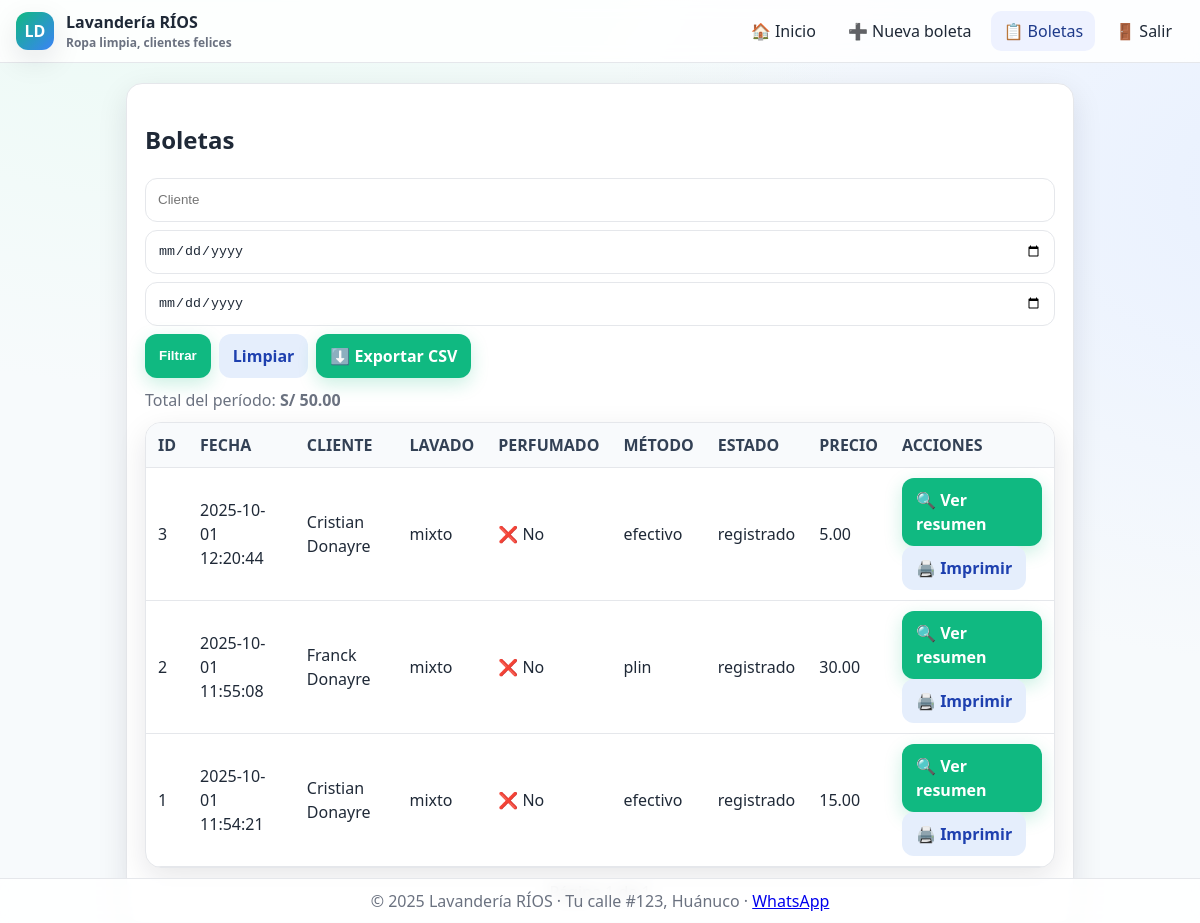
The page /boletas on the database its author committed.
### tables this page shows
CREATE TABLE boletas (
                id INTEGER PRIMARY KEY AUTOINCREMENT,
                cliente TEXT NOT NULL,
                tipo_item TEXT NOT NULL,
                kilos REAL DEFAULT 0,
                cantidad INTEGER DEFAULT 0,
                servicio TEXT DEFAULT 'normal',
                perfumado INTEGER DEFAULT 0,
                precio REAL NOT NULL,
                fecha TEXT NOT NULL,
                metodo_pago TEXT DEFAULT 'efectivo',
                estado TEXT DEFAULT 'registrado'
            );

### app.py (the view)
@app.route("/boletas")
def boletas():
    pagina = int(request.args.get("page", 1))
    limite = 20
    offset = (pagina - 1) * limite
    cliente = (request.args.get("cliente") or "").strip() or None
    fecha_desde = request.args.get("desde") or None
    fecha_hasta = request.args.get("hasta") or None
    filas = database.obtener_boletas_paginado(
        limit=limite, offset=offset, cliente=cliente,
        fecha_desde=fecha_desde, fecha_hasta=fecha_hasta,
    )
    total_registros = database.contar_boletas(cliente=cliente, fecha_desde=fecha_desde, fecha_hasta=fecha_hasta)
    total_paginas = max(1, (total_registros + limite - 1) // limite)
    total_periodo = database.total_periodo(cliente=cliente, fecha_desde=fecha_desde, fecha_hasta=fecha_hasta)
    return render_template(
        "boletas.html",
        filas=filas,
        pagina=pagina,
        total_paginas=total_paginas,
        total_periodo=total_periodo,
        filtros={"cliente": cliente or "", "desde": fecha_desde or "", "hasta": fecha_hasta or ""},
        title="Registro de Boletas"
    )

### app.py (called while the page is built)
@app.context_processor
def inject_globals():
    promocion_hoy = cfg.get_promocion_dia()
    promo_texto = promocion_hoy["descripcion"] if promocion_hoy else PROMO_BANNER
    return dict(
        WHATSAPP_NUMBER=WHATSAPP_NUMBER,
        LAVA_DIRECCION=LAVA_DIRECCION,
        PROMO_BANNER=promo_texto,
        now=datetime.now(),
        title="Lavandería RÍOS",
        meta_description=cfg.WEB_CONFIG["meta_description"],
        meta_keywords=cfg.WEB_CONFIG["keywords"]
    )

### config_precios.py (called while the page is built)
def get_promocion_dia(dia_semana=None):
    import datetime
    if dia_semana is None:
        dias = ["lunes", "martes", "miércoles", "jueves", "viernes", "sábado", "domingo"]
        dia_semana = dias[datetime.datetime.now().weekday()]
    return PROMOCIONES.get(dia_semana)

### database.py (called while the page is built)
def _conn():
    return sqlite3.connect(DB_PATH)

def obtener_boletas_paginado(limit=20, offset=0, cliente=None, fecha_desde=None, fecha_hasta=None):
    with _conn() as conn:
        cur = conn.cursor()
        q = (
            "SELECT id, cliente, tipo_item, kilos, cantidad, servicio, perfumado, precio, fecha, metodo_pago, estado "
            "FROM boletas"
        )
        params, conds = [], []
        if cliente:
            conds.append("cliente LIKE ?"); params.append(f"%{cliente}%")
        if fecha_desde:
            conds.append("date(substr(fecha,1,10)) >= date(?)"); params.append(fecha_desde)
        if fecha_hasta:
            conds.append("date(substr(fecha,1,10)) <= date(?)"); params.append(fecha_hasta)
        if conds: q += " WHERE " + " AND ".join(conds)
        q += " ORDER BY fecha DESC, id DESC LIMIT ? OFFSET ?"
        params += [limit, offset]
        cur.execute(q, params)
        return cur.fetchall()

def contar_boletas(cliente=None, fecha_desde=None, fecha_hasta=None):
    with _conn() as conn:
        cur = conn.cursor()
        q = "SELECT COUNT(1) FROM boletas"
        params, conds = [], []
        if cliente:
            conds.append("cliente LIKE ?"); params.append(f"%{cliente}%")
        if fecha_desde:
            conds.append("date(substr(fecha,1,10)) >= date(?)"); params.append(fecha_desde)
        if fecha_hasta:
            conds.append("date(substr(fecha,1,10)) <= date(?)"); params.append(fecha_hasta)
        if conds: q += " WHERE " + " AND ".join(conds)
        cur.execute(q, params)
        return cur.fetchone()[0]

### templates/boletas.html (shortened to what this page needs)
{% extends "base.html" %}
{% block content %}
<section class="card" role="region" aria-label="Listado de boletas">
  <h2>Boletas</h2>
  <form class="filters" method="get">
    <input type="text" name="cliente" placeholder="Cliente" value="{{ filtros.cliente }}" />
    <input type="date" name="desde" value="{{ filtros.desde }}" />
    <input type="date" name="hasta" value="{{ filtros.hasta }}" />
    <button class="btn" type="submit">Filtrar</button>
    <a class="btn secondary" href="{{ url_for('boletas') }}">Limpiar</a>
    <a class="btn" href="{{ url_for('export_csv') }}">⬇️ Exportar CSV</a>
  </form>
  <div class="resume">
    Total del período: <strong>S/ {{ '%.2f'|format(total_periodo) }}</strong>
  </div>
  <div class="table-wrap">
    <table role="table" aria-label="Tabla de boletas">
      <thead>
        <tr>
          <th>ID</th>
          <th>FECHA</th>
          <th>CLIENTE</th>
          <th>LAVADO</th>
          <th>PERFUMADO</th>
          <th>MÉTODO</th>
          <th>ESTADO</th>
          <th>PRECIO</th>
          <th>ACCIONES</th>
        </tr>
      </thead>
      <tbody>
        {% for b in filas %}
          <tr>
            <td>{{ b[0] }}</td>
            <td>{{ b[8] }}</td>
            <td>{{ b[1] }}</td>
            <td>{{ b[5] }}</td>
            <td>{{ '✨ Sí' if b[6]==1 else '❌ No' }}</td>
            <td>{{ b[9] }}</td>
            <td>{{ b[10] }}</td>
            <td>{{ '%.2f'|format(b[7]) }}</td>
            <td>
              <a href="{{ url_for('boleta_detalle', boleta_id=b[0]) }}" class="btn">🔍 Ver resumen</a>
              <a href="javascript:void(0);" class="btn secondary" onclick='printBoleta("{{ url_for("boleta_detalle", boleta_id=b[0]) }}");'>🖨️ Imprimir</a>
            </td>
          </tr>
        {% else %}
          <tr><td colspan="9" style="text-align:center;">SIN RESULTADOS</td></tr>
        {% endfor %}
      </tbody>
    </table>
  </div>
  <div class="pagination">
    <span>Página {{ pagina }} de {{ total_paginas }}</span>
  </div>
</section>
{% endblock %}

### templates/base.html (shortened to what this page needs)
<!DOCTYPE html>
<html lang="es">
<head>
  <link rel="stylesheet" href="{{ url_for('static', filename='style.css') }}">
</head>
<body role="document">
  <header class="site-header" role="banner">
    <div class="navbar">
      <div class="brand">
        <div class="logo">LD</div>
        <div>
          <div>Lavandería RÍOS</div>
          <div class="muted" style="font-size:12px;">Ropa limpia, clientes felices</div>
        </div>
      </div>
  <nav class="nav" id="main-navigation" role="navigation" aria-label="Navegación principal">
        <a href="{{ url_for('home') }}" class="{% if request.endpoint=='home' %}active{% endif %}">🏠 Inicio</a>
        <a href="{{ url_for('boleta_nueva') }}" class="{% if request.endpoint=='boleta_nueva' %}active{% endif %}">➕ Nueva boleta</a>
        <a href="{{ url_for('boletas') }}" class="{% if request.endpoint=='boletas' %}active{% endif %}">📋 Boletas</a>
        <a href="{{ url_for('logout') }}">🚪 Salir</a>
      </nav>
    </div>
  </header>
  <main class="container" role="main">
    {% block content %}{% endblock %}
  </main>
  <div class="footer" role="contentinfo">
  © {{ now.year if now is defined else 2025 }} Lavandería RÍOS · {{ LAVA_DIRECCION }} ·
    <a href="https://wa.me/{{ WHATSAPP_NUMBER }}" target="_blank" rel="noopener">WhatsApp</a>
  </div>
</body>
</html>

### static/style.css (style rules this page uses)
:root { --bg:#f7fafc; --card:#ffffff; --text:#1f2937; --muted:#6b7280; --primary:#10b981; --primary-2:#059669; --accent:#3b82f6; --border:#e5e7eb; --shadow:0 10px 30px rgba(17,24,39,.10); }
* { box-sizing:border-box }
html,body { height:100% }
body { margin:0; font-family:system-ui,-apple-system,Segoe UI,Roboto,Ubuntu,Cantarell,Noto Sans,"Helvetica Neue",Arial; background: radial-gradient(1200px 800px at 15% -10%, #eafaf4 0%, transparent 60%), radial-gradient(1200px 800px at 110% 20%, #e8f0ff 0%, transparent 60%), var(--bg); color:var(--text); line-height: 1.5; }
.container { max-width:980px;margin:20px auto 96px;padding:0 16px;width:100% }
.site-header { position:sticky;top:0;z-index:10;background:rgba(255,255,255,.85);backdrop-filter:blur(8px);border-bottom:1px solid var(--border) }
.navbar { display:flex;align-items:center;justify-content:space-between;gap:12px;padding:10px 16px;flex-wrap:wrap }
.brand { display:flex;align-items:center;gap:12px;font-weight:700;color:var(--text) }
.logo { width:38px;height:38px;border-radius:12px;background:linear-gradient(135deg,var(--primary),var(--accent));display:flex;align-items:center;justify-content:center;color:#fff;font-weight:800;box-shadow:var(--shadow) }
.muted { color:var(--muted) }
.nav { display:flex;flex-wrap:wrap;gap:8px }
.nav a { color:var(--text);text-decoration:none;padding:8px 12px;border-radius:10px;transition:background .15s,color .15s }
.nav a.active,.nav a:hover { background:#eef2ff;color:#1e3a8a }
.card { background:var(--card);border:1px solid var(--border);border-radius:16px;padding:18px;box-shadow:var(--shadow);margin-bottom:20px }
.btn { display:inline-block;border:0;cursor:pointer;text-decoration:none;background:var(--primary);color:#fff;padding:10px 14px;border-radius:12px;font-weight:700;transition:transform .05s,background .15s,box-shadow .2s;box-shadow:0 6px 18px rgba(16,185,129,.22) }
.btn.secondary { background:#e5eefc;color:#1e40af;box-shadow:none;font-weight:700 }
.footer { position:fixed;bottom:0;left:0;right:0;text-align:center;color:var(--muted);padding:10px;border-top:1px solid var(--border);background:rgba(255,255,255,.85);backdrop-filter:blur(8px) }
input,select { width:100%;background:#fff;color:var(--text);border:1px solid var(--border);border-radius:12px;padding:10px 12px;min-height:44px;outline:none;transition:border-color .15s,box-shadow .15s;background-clip:padding-box }
.table-wrap { overflow-x:auto;border:1px solid var(--border);border-radius:16px;background:#fff;box-shadow:var(--shadow);width:100% }
table { width:100%;border-collapse:collapse;min-width:600px }
th,td { border-bottom:1px solid var(--border);padding:10px 12px;text-align:left }
th { position:sticky;top:0;background:#f8fafc;color:#334155;font-weight:700 }
.filters { display:flex;gap:8px;flex-wrap:wrap;margin-bottom:10px }
.resume { margin:6px 0 10px;color:var(--muted) }
.pagination { display:flex;align-items:center;gap:12px;justify-content:center;margin-top:12px }

### rows shown on the page
boletas: id "3", fecha "2025-10-01 12:20:44", cliente "Cristian Donayre", servicio "mixto", perfumado "❌ No", metodo_pago "efectivo", estado "registrado", precio "5.00"
boletas: id "2", fecha "2025-10-01 11:55:08", cliente "Franck Donayre", servicio "mixto", perfumado "❌ No", metodo_pago "plin", estado "registrado", precio "30.00"
boletas: id "1", fecha "2025-10-01 11:54:21", cliente "Cristian Donayre", servicio "mixto", perfumado "❌ No", metodo_pago "efectivo", estado "registrado", precio "15.00"

### other values the page prints
{{ '%.2f'|format(total_periodo) }} "50.00"
{{ pagina }} "1"
{{ total_paginas }} "1"
{{ LAVA_DIRECCION }} "Tu calle #123, Huánuco"
